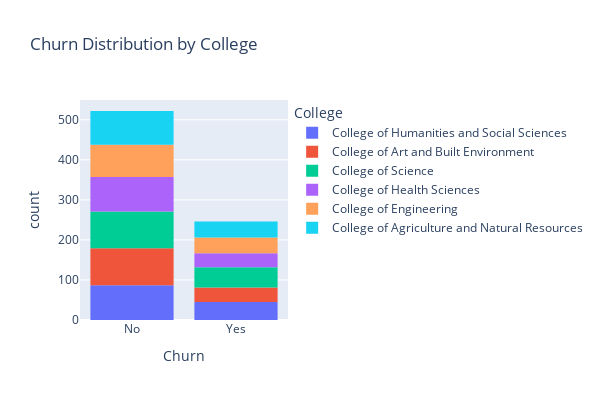

The notebook cell this image was saved under:
### Code cell
# Visualize churn distribution by college
fig = px.histogram(data, x="Churn", color="College", title="Churn Distribution by College")
fig.update_layout(width=600, height=400)
fig.show()

### Figure 1 — Plotly figure (JSON) as saved in the notebook; plotly's stock layout.template omitted (floating-point values rounded to 4 significant figures; data arrays with more than 128 entries replaced by an {"elided": "..."} marker saying what was removed)
{"data": [{"alignmentgroup": "True", "bingroup": "x", "hovertemplate": "College=College of Humanities and Social Sciences<br>Churn=%{x}<br>count=%{y}<extra></extra>", "legendgroup": "College of Humanities and Social Sciences", "marker": {"color": "#636efa", "pattern": {"shape": ""}}, "name": "College of Humanities and Social Sciences", "offsetgroup": "College of Humanities and Social Sciences", "orientation": "v", "showlegend": true, "type": "histogram", "x": {"elided": "132 str values"}, "xaxis": "x", "yaxis": "y"}, {"alignmentgroup": "True", "bingroup": "x", "hovertemplate": "College=College of Art and Built Environment<br>Churn=%{x}<br>count=%{y}<extra></extra>", "legendgroup": "College of Art and Built Environment", "marker": {"color": "#EF553B", "pattern": {"shape": ""}}, "name": "College of Art and Built Environment", "offsetgroup": "College of Art and Built Environment", "orientation": "v", "showlegend": true, "type": "histogram", "x": ["No", "No", "No", "Yes", "No", "No", "Yes", "No", "No", "No", "No", "No", "No", "No", "No", "No", "No", "Yes", "No", "No", "No", "No", "No", "No", "No", "No", "No", "No", "Yes", "No", "No", "No", "Yes", "No", "No", "No", "No", "No", "No", "No", "No", "Yes", "No", "No", "Yes", "No", "Yes", "Yes", "No", "Yes", "Yes", "No", "No", "No", "Yes", "No", "Yes", "No", "Yes", "No", "No", "Yes", "No", "Yes", "Yes", "Yes", "No", "No", "No", "No", "No", "Yes", "No", "Yes", "No", "No", "Yes", "No", "No", "No", "No", "Yes", "Yes", "Yes", "Yes", "No", "No", "No", "No", "No", "No", "No", "No", "No", "No", "No", "No", "No", "Yes", "No", "No", "Yes", "No", "No", "Yes", "Yes", "Yes", "Yes", "No", "No", "No", "No", "Yes", "Yes", "No", "Yes", "Yes", "No", "No", "No", "No", "No", "No", "No", "Yes", "No", "No", "No"], "xaxis": "x", "yaxis": "y"}, {"alignmentgroup": "True", "bingroup": "x", "hovertemplate": "College=College of Science<br>Churn=%{x}<br>count=%{y}<extra></extra>", "legendgroup": "College of Science", "marker": {"color": "#00cc96", "pattern": {"shape": ""}}, "name": "College of Science", "offsetgroup": "College of Science", "orientation": "v", "showlegend": true, "type": "histogram", "x": {"elided": "143 str values"}, "xaxis": "x", "yaxis": "y"}, {"alignmentgroup": "True", "bingroup": "x", "hovertemplate": "College=College of Health Sciences<br>Churn=%{x}<br>count=%{y}<extra></extra>", "legendgroup": "College of Health Sciences", "marker": {"color": "#ab63fa", "pattern": {"shape": ""}}, "name": "College of Health Sciences", "offsetgroup": "College of Health Sciences", "orientation": "v", "showlegend": true, "type": "histogram", "x": ["No", "Yes", "No", "No", "Yes", "No", "No", "No", "No", "No", "No", "Yes", "No", "Yes", "No", "No", "Yes", "No", "Yes", "No", "Yes", "No", "No", "No", "No", "No", "Yes", "No", "No", "Yes", "No", "Yes", "Yes", "No", "No", "No", "Yes", "Yes", "Yes", "No", "No", "Yes", "No", "No", "No", "No", "No", "No", "Yes", "No", "No", "Yes", "No", "No", "No", "No", "No", "No", "No", "No", "Yes", "Yes", "No", "No", "Yes", "No", "No", "No", "No", "No", "No", "No", "Yes", "No", "No", "No", "Yes", "No", "Yes", "No", "No", "No", "No", "No", "No", "Yes", "No", "No", "Yes", "No", "Yes", "Yes", "No", "No", "No", "Yes", "No", "No", "No", "Yes", "No", "No", "Yes", "No", "Yes", "No", "No", "No", "No", "No", "No", "No", "Yes", "No", "No", "Yes", "No", "No", "Yes", "Yes", "No"], "xaxis": "x", "yaxis": "y"}, {"alignmentgroup": "True", "bingroup": "x", "hovertemplate": "College=College of Engineering<br>Churn=%{x}<br>count=%{y}<extra></extra>", "legendgroup": "College of Engineering", "marker": {"color": "#FFA15A", "pattern": {"shape": ""}}, "name": "College of Engineering", "offsetgroup": "College of Engineering", "orientation": "v", "showlegend": true, "type": "histogram", "x": ["Yes", "No", "No", "Yes", "Yes", "No", "Yes", "Yes", "No", "Yes", "No", "No", "No", "No", "No", "No", "Yes", "No", "Yes", "Yes", "Yes", "No", "No", "No", "Yes", "Yes", "Yes", "No", "No", "Yes", "No", "No", "No", "No", "Yes", "Yes", "No", "No", "No", "No", "Yes", "No", "Yes", "No", "Yes", "No", "No", "No", "No", "Yes", "No", "Yes", "No", "No", "Yes", "No", "Yes", "No", "Yes", "No", "No", "No", "No", "Yes", "Yes", "Yes", "No", "No", "No", "No", "No", "No", "No", "Yes", "No", "No", "No", "Yes", "No", "No", "No", "No", "No", "No", "No", "No", "Yes", "Yes", "No", "Yes", "No", "No", "No", "No", "Yes", "No", "No", "No", "No", "No", "No", "Yes", "No", "No", "No", "Yes", "No", "Yes", "No", "No", "No", "No", "No", "No", "Yes", "No", "Yes", "No", "Yes", "No"], "xaxis": "x", "yaxis": "y"}, {"alignmentgroup": "True", "bingroup": "x", "hovertemplate": "College=College of Agriculture and Natural Resources<br>Churn=%{x}<br>count=%{y}<extra></extra>", "legendgroup": "College of Agriculture and Natural Resources", "marker": {"color": "#19d3f3", "pattern": {"shape": ""}}, "name": "College of Agriculture and Natural Resources", "offsetgroup": "College of Agriculture and Natural Resources", "orientation": "v", "showlegend": true, "type": "histogram", "x": ["No", "No", "No", "Yes", "No", "No", "No", "No", "No", "No", "Yes", "No", "Yes", "No", "Yes", "No", "No", "Yes", "No", "No", "Yes", "No", "Yes", "No", "No", "No", "Yes", "No", "Yes", "No", "No", "Yes", "No", "Yes", "No", "No", "No", "Yes", "Yes", "No", "Yes", "Yes", "No", "No", "Yes", "No", "No", "Yes", "Yes", "No", "Yes", "No", "No", "Yes", "No", "No", "No", "Yes", "No", "No", "No", "No", "No", "Yes", "No", "Yes", "No", "No", "No", "No", "No", "No", "Yes", "Yes", "Yes", "Yes", "No", "No", "Yes", "Yes", "No", "Yes", "No", "Yes", "No", "No", "No", "No", "Yes", "No", "No", "No", "Yes", "Yes", "No", "No", "Yes", "No", "No", "Yes", "No", "Yes", "No", "No", "No", "No", "Yes", "No", "Yes", "No", "No", "No", "No", "No", "No", "No", "No", "No", "No", "Yes", "No", "No", "No", "No"], "xaxis": "x", "yaxis": "y"}], "layout": {"barmode": "relative", "height": 400, "legend": {"title": {"text": "College"}, "tracegroupgap": 0}, "title": {"text": "Churn Distribution by College"}, "width": 600, "xaxis": {"anchor": "y", "domain": [0, 1], "title": {"text": "Churn"}}, "yaxis": {"anchor": "x", "domain": [0, 1], "title": {"text": "count"}}}}
